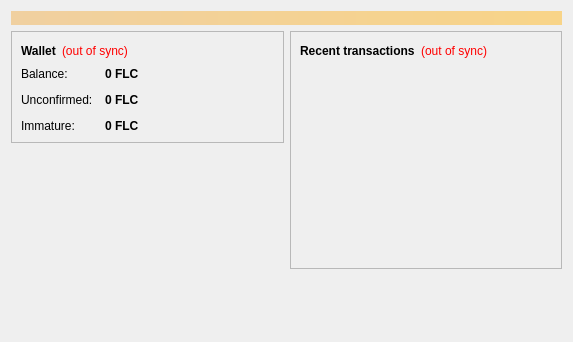
<?xml version="1.0" encoding="UTF-8"?>
<ui version="4.0">
 <class>OverviewPage</class>
 <widget class="QWidget" name="OverviewPage">
  <property name="geometry">
   <rect>
    <x>0</x>
    <y>0</y>
    <width>573</width>
    <height>342</height>
   </rect>
  </property>
  <property name="windowTitle">
   <string>Form</string>
  </property>
  <layout class="QVBoxLayout" name="topLayout">
   <item>
    <widget class="QLabel" name="labelAlerts">
     <property name="visible">
      <bool>false</bool>
     </property>
     <property name="styleSheet">
      <string notr="true">background-color: qlineargradient(x1: 0, y1: 0, x2: 1, y2: 0, stop:0 #F0D0A0, stop:1 #F8D488); color:#000000;</string>
     </property>
     <property name="wordWrap">
      <bool>true</bool>
     </property>
     <property name="margin">
      <number>3</number>
     </property>
    </widget>
   </item>
   <item>
    <layout class="QHBoxLayout" name="horizontalLayout" stretch="1,1">
     <item>
      <layout class="QVBoxLayout" name="verticalLayout_2">
       <item>
        <widget class="QFrame" name="frame">
         <property name="frameShape">
          <enum>QFrame::StyledPanel</enum>
         </property>
         <property name="frameShadow">
          <enum>QFrame::Raised</enum>
         </property>
         <layout class="QVBoxLayout" name="verticalLayout_4">
          <item>
           <layout class="QHBoxLayout" name="horizontalLayout_4">
            <item>
             <widget class="QLabel" name="label_5">
              <property name="font">
               <font>
                <weight>75</weight>
                <bold>true</bold>
               </font>
              </property>
              <property name="text">
               <string>Wallet</string>
              </property>
             </widget>
            </item>
            <item>
             <widget class="QLabel" name="labelWalletStatus">
              <property name="toolTip">
               <string>The displayed information may be out of date. Your wallet automatically synchronizes with the FawleCoin network after a connection is established, but this process has not completed yet.</string>
              </property>
              <property name="styleSheet">
               <string notr="true">QLabel { color: red; }</string>
              </property>
              <property name="text">
               <string notr="true">(out of sync)</string>
              </property>
              <property name="alignment">
               <set>Qt::AlignLeading|Qt::AlignLeft|Qt::AlignVCenter</set>
              </property>
             </widget>
            </item>
            <item>
             <spacer name="horizontalSpacer_2">
              <property name="orientation">
               <enum>Qt::Horizontal</enum>
              </property>
              <property name="sizeHint" stdset="0">
               <size>
                <width>40</width>
                <height>20</height>
               </size>
              </property>
             </spacer>
            </item>
           </layout>
          </item>
          <item>
           <layout class="QFormLayout" name="formLayout_2">
            <property name="fieldGrowthPolicy">
             <enum>QFormLayout::AllNonFixedFieldsGrow</enum>
            </property>
            <property name="horizontalSpacing">
             <number>12</number>
            </property>
            <property name="verticalSpacing">
             <number>12</number>
            </property>
            <item row="0" column="0">
             <widget class="QLabel" name="label">
              <property name="text">
               <string>Balance:</string>
              </property>
             </widget>
            </item>
            <item row="0" column="1">
             <widget class="QLabel" name="labelBalance">
              <property name="font">
               <font>
                <weight>75</weight>
                <bold>true</bold>
               </font>
              </property>
              <property name="cursor">
               <cursorShape>IBeamCursor</cursorShape>
              </property>
              <property name="toolTip">
               <string>Your current balance</string>
              </property>
              <property name="text">
               <string notr="true">0 FLC</string>
              </property>
              <property name="textInteractionFlags">
               <set>Qt::LinksAccessibleByMouse|Qt::TextSelectableByKeyboard|Qt::TextSelectableByMouse</set>
              </property>
             </widget>
            </item>
            <item row="1" column="0">
             <widget class="QLabel" name="label_3">
              <property name="text">
               <string>Unconfirmed:</string>
              </property>
             </widget>
            </item>
            <item row="1" column="1">
             <widget class="QLabel" name="labelUnconfirmed">
              <property name="font">
               <font>
                <weight>75</weight>
                <bold>true</bold>
               </font>
              </property>
              <property name="cursor">
               <cursorShape>IBeamCursor</cursorShape>
              </property>
              <property name="toolTip">
               <string>Total of transactions that have yet to be confirmed, and do not yet count toward the current balance</string>
              </property>
              <property name="text">
               <string notr="true">0 FLC</string>
              </property>
              <property name="textInteractionFlags">
               <set>Qt::LinksAccessibleByMouse|Qt::TextSelectableByKeyboard|Qt::TextSelectableByMouse</set>
              </property>
             </widget>
            </item>
            <item row="2" column="0">
             <widget class="QLabel" name="labelImmatureText">
              <property name="text">
               <string>Immature:</string>
              </property>
             </widget>
            </item>
            <item row="2" column="1">
             <widget class="QLabel" name="labelImmature">
              <property name="font">
               <font>
                <weight>75</weight>
                <bold>true</bold>
               </font>
              </property>
              <property name="toolTip">
               <string>Mined balance that has not yet matured</string>
              </property>
              <property name="text">
               <string notr="true">0 FLC</string>
              </property>
              <property name="textInteractionFlags">
               <set>Qt::LinksAccessibleByMouse|Qt::TextSelectableByKeyboard|Qt::TextSelectableByMouse</set>
              </property>
             </widget>
            </item>
           </layout>
          </item>
         </layout>
        </widget>
       </item>
       <item>
        <spacer name="verticalSpacer">
         <property name="orientation">
          <enum>Qt::Vertical</enum>
         </property>
         <property name="sizeHint" stdset="0">
          <size>
           <width>20</width>
           <height>40</height>
          </size>
         </property>
        </spacer>
       </item>
      </layout>
     </item>
     <item>
      <layout class="QVBoxLayout" name="verticalLayout_3">
       <item>
        <widget class="QFrame" name="frame_2">
         <property name="frameShape">
          <enum>QFrame::StyledPanel</enum>
         </property>
         <property name="frameShadow">
          <enum>QFrame::Raised</enum>
         </property>
         <layout class="QVBoxLayout" name="verticalLayout">
          <item>
           <layout class="QHBoxLayout" name="horizontalLayout_2">
            <item>
             <widget class="QLabel" name="label_4">
              <property name="text">
               <string>&lt;b&gt;Recent transactions&lt;/b&gt;</string>
              </property>
             </widget>
            </item>
            <item>
             <widget class="QLabel" name="labelTransactionsStatus">
              <property name="toolTip">
               <string>The displayed information may be out of date. Your wallet automatically synchronizes with the FawleCoin network after a connection is established, but this process has not completed yet.</string>
              </property>
              <property name="styleSheet">
               <string notr="true">QLabel { color: red; }</string>
              </property>
              <property name="text">
               <string notr="true">(out of sync)</string>
              </property>
              <property name="alignment">
               <set>Qt::AlignRight|Qt::AlignTrailing|Qt::AlignVCenter</set>
              </property>
             </widget>
            </item>
            <item>
             <spacer name="horizontalSpacer">
              <property name="orientation">
               <enum>Qt::Horizontal</enum>
              </property>
              <property name="sizeHint" stdset="0">
               <size>
                <width>40</width>
                <height>20</height>
               </size>
              </property>
             </spacer>
            </item>
           </layout>
          </item>
          <item>
           <widget class="QListView" name="listTransactions">
            <property name="styleSheet">
             <string notr="true">QListView { background: transparent; }</string>
            </property>
            <property name="frameShape">
             <enum>QFrame::NoFrame</enum>
            </property>
            <property name="verticalScrollBarPolicy">
             <enum>Qt::ScrollBarAlwaysOff</enum>
            </property>
            <property name="horizontalScrollBarPolicy">
             <enum>Qt::ScrollBarAlwaysOff</enum>
            </property>
            <property name="selectionMode">
             <enum>QAbstractItemView::NoSelection</enum>
            </property>
           </widget>
          </item>
         </layout>
        </widget>
       </item>
       <item>
        <spacer name="verticalSpacer_2">
         <property name="orientation">
          <enum>Qt::Vertical</enum>
         </property>
         <property name="sizeHint" stdset="0">
          <size>
           <width>20</width>
           <height>40</height>
          </size>
         </property>
        </spacer>
       </item>
      </layout>
     </item>
    </layout>
   </item>
  </layout>
 </widget>
 <resources/>
 <connections/>
</ui>
